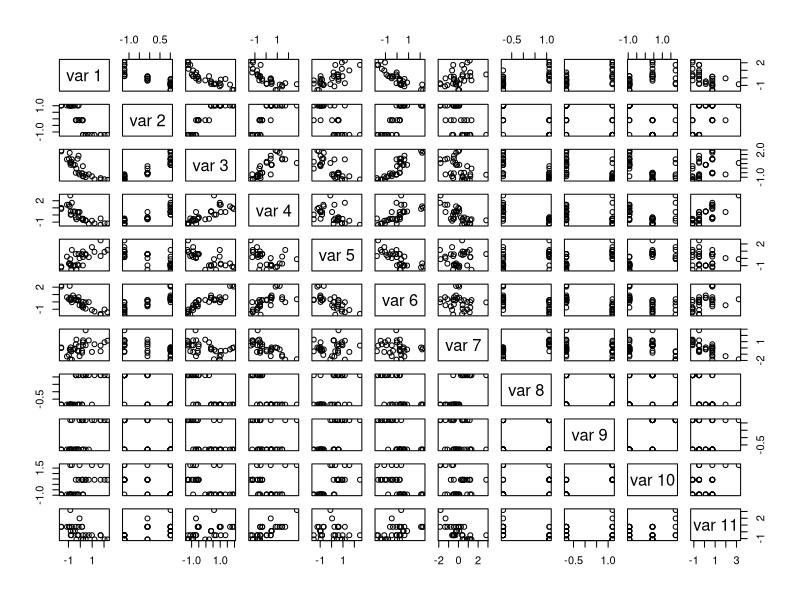
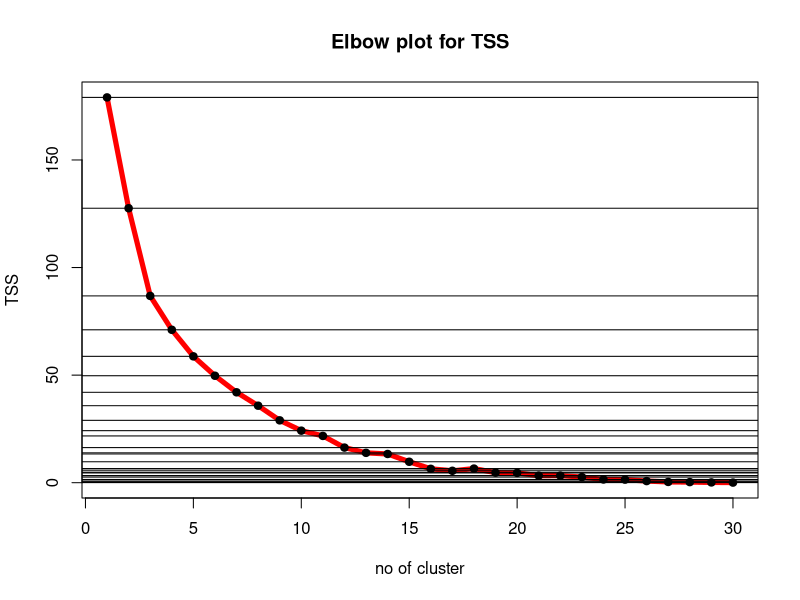
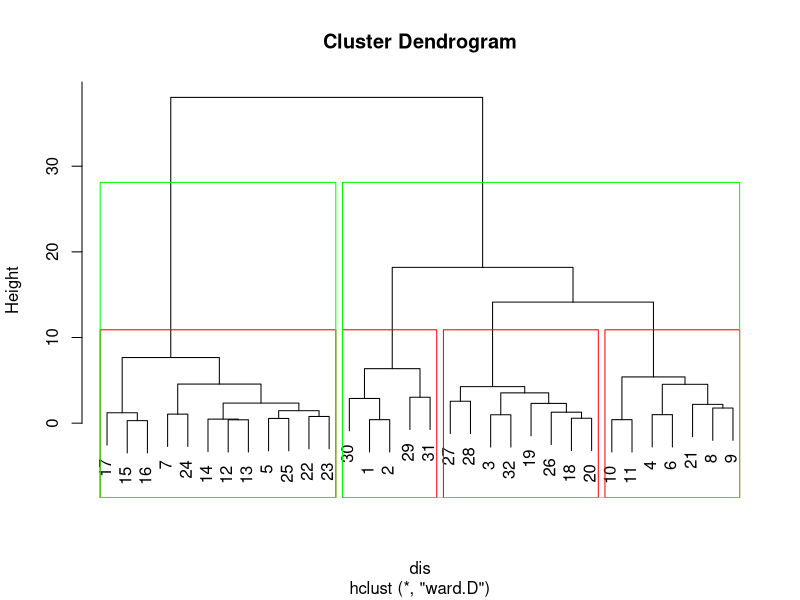

Write the R code that produced these figures, in order.

#Car data
data(mtcars)#accessing mtcars data
?mtcars#description of data
head(mtcars, 5) #printing first 5 rows of the data
is.matrix(mtcars)#data is not in the matrix form
n=nrow(mtcars)#no of objects 
p=ncol(mtcars)#no of variables
#preparing data matrix
x=c()
for(i in 1:p)
{
    x=c(x,mtcars[,i])
}
x
dm=matrix(x,nrow=n, ncol=p,byrow=FALSE)
#normalizing data
sdm=matrix(nrow=n, ncol=p)
for(i in 1:p)
{
    sdm[,i]=(dm[,i]-mean(dm[,i]))/(sd(dm[,i]))
}

mean(sdm[,7])#nearly 0
var(sdm[,1])
###################
#investigating correlation structure
pairs(sdm)
round(cor(sdm),2)
################
#k means clustering for k=3
#################33
?kmeans
k=3
# kmeans(sdm,centers=32, nstart=32)
km=kmeans(sdm,centers=k, nstart=32)#nstart gives attempts with different random start points
km$cluster
km$size
#calculating total ss
tss=c()
#k must lie between 1 and n
for(i in 1:(n-2))
{
    temp=kmeans(sdm, centers=i+1, nstart=32)
    tss[i]=temp$tot.withinss
}
tss
length(tss)
plot(1:(n-2), tss,type="l", lwd=5, col="red", xlab="no of cluster", ylab="TSS", main="Elbow plot for TSS")
points(1:(n-2), tss,pch=19)
##############3
#adding horizontal lines
for(i in 1:(n-2))
{abline(h=tss[i], type="dashed")}

#######################
#hierrachical agglomerative
############################3
# Ward Hierarchical Clustering
dis=dist(sdm, method = "euclidean") # distance matrix
fit=hclust(dis, method="ward.D")
plot(fit) # display dendogram
fit$merge
groups=cutree(fit, k=4) # cut tree into 4 clusters
# draw dendogram with red borders around the 5 clusters
rect.hclust(fit, k=4, border="red")
rect.hclust(fit, k=2, border="green")

#HW How to perform k mediods clustering?if possible without any possible packages like hclust